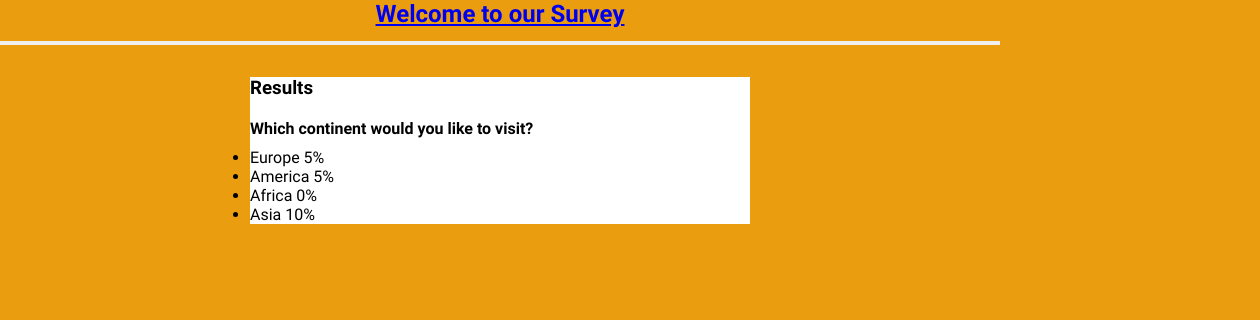
Page /polls/result/2 on the earlier database version.
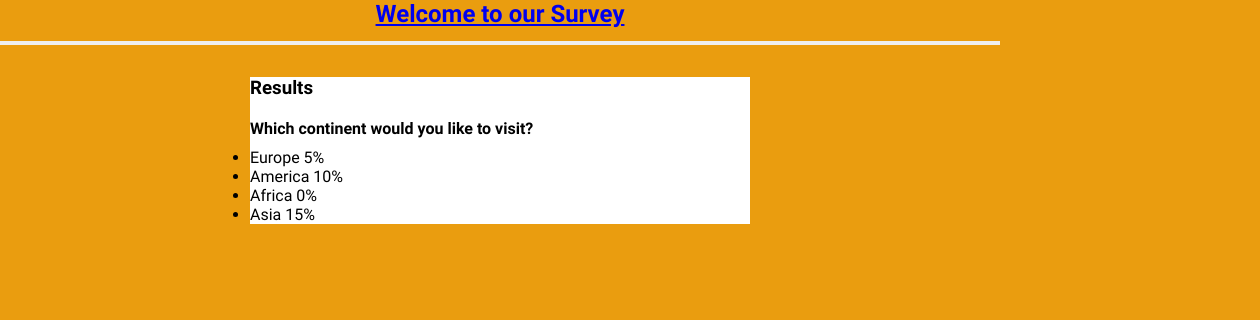
Same page on the later database version.
### pollsapp/models.py (models this page shows, shortened)
class Choice(models.Model):
    question = models.ForeignKey(Question, on_delete=models.CASCADE, related_name='choices')
    option = models.CharField(max_length=100)
    vote = models.IntegerField(default=0)

### pollsapp/views.py (the view)
# urls.py: path('result/<str:pk>', views.result, name = 'result')
def result(request, pk):
    question = Question.objects.get(id=pk)
    options = question.choices.all()
    if request.method == 'POST':
        inputvalue = request.POST['choice']
        selected_option = options.get(id=inputvalue)
        selected_option.vote += 5
        selected_option.save()
    return render(request, 'result.html', {'question':question, 'options':options})

### pollsapp/templates/result.html
{% extends 'base.html' %}
{% block content %}
<h3 style = "margin-bottom: 20px"><strong>Results</strong></h3>
<h4>{{question.question}}</h4>
<ul class="list-group">
{% for option in options %}
<li class="list-group-item d-flex justify-content-between align-items-center">
    {{option.option}}
    <span class="badge bg-primary rounded-pill">{{option.vote}}%</span>
  </li>
  {% endfor %}
</ul>
{% endblock %}

Differences in the rows shown:
changed Choice "America": vote "5" → "10"
changed Choice "Asia": vote "10" → "15"
